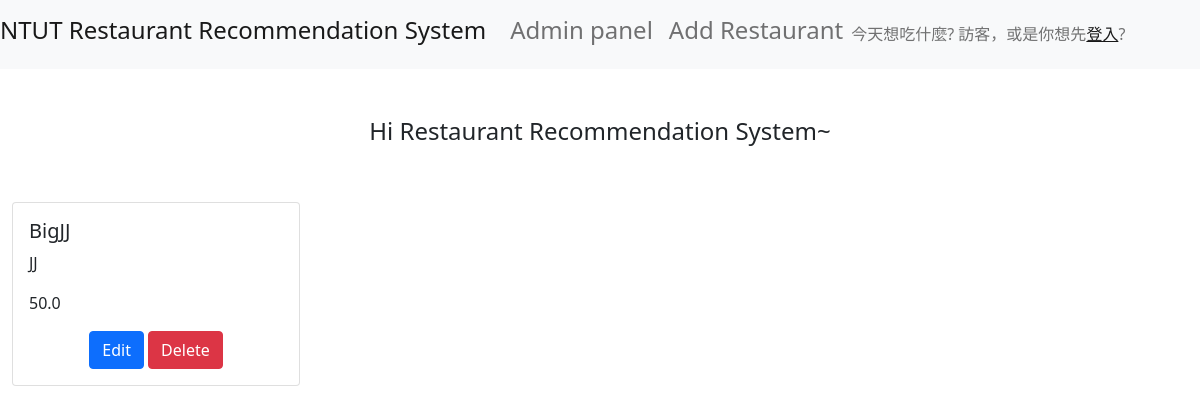
The app's page /, older data.
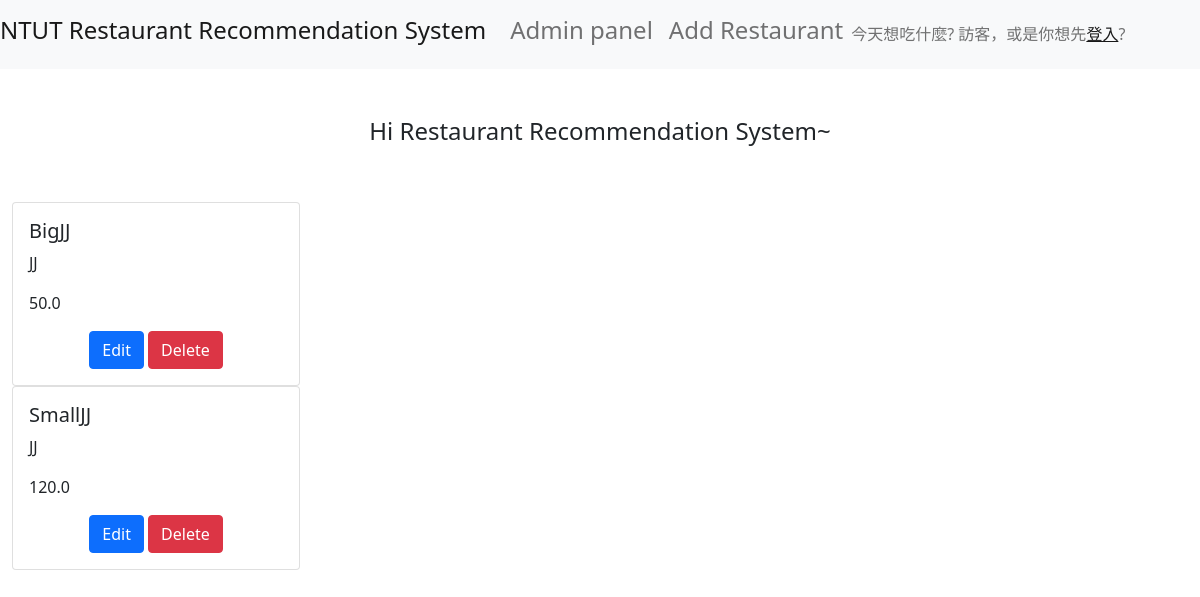
The same page, newer data.
### Restaurant/models.py (models this page shows, shortened)
class Restaurant(models.Model):
    STYLE_CHOICES = ()
    Name = models.CharField(max_length=50,
                            verbose_name='餐廳名字')
    Style = models.CharField(max_length=50,
                            verbose_name='餐廳類型')
    Price = models.DecimalField(max_digits=7,
                                decimal_places=1,
                                blank=True,
                                null=True,
                                verbose_name='價位')
    Img = models.ImageField(upload_to='Restaurant_Image/',
                            blank=True,
                            verbose_name='餐廳圖片')
    Distance = models.DecimalField(max_digits=7,
                                decimal_places=1,
                                blank=True,
                                null=True,
                                verbose_name='與學校距離')
    Address = models.CharField(max_length=50,
                            verbose_name='餐廳地址')
    Rating = models.DecimalField(max_digits=7,
                                decimal_places=1,
                                blank=True,
                                null=True,
                                verbose_name='評價')

### Restaurant/views.py (the view)
# urls.py: path('', views.index, name='index'),
def index(request):
    RestaurantList = Restaurant.objects.all()
    list_of_render['RestaurantList'] = RestaurantList
    return render(request, 'Restaurant/listRestaurant.html', list_of_render)

### Restaurant/templates/Restaurant/listRestaurant.html (shortened to what this page needs)
<!doctype html>
<html lang="en">
  <head>
    {% load static %}
    <link href="https://cdn.jsdelivr.net/npm/bootstrap@5.1.3/dist/css/bootstrap.min.css" rel="stylesheet">
  </head>
  <body>
    <nav class = "navbar navbar-expand-lg navbar-light bg-light" style="background-color: #e3f2fd;">
      <div class="collapse navbar-collapse" id="navbarTogglerDemo01">
        <a class="navbar-brand" href="{% url 'index' %}"><h4>NTUT Restaurant Recommendation System</h4></a>
        <ul class="navbar-nav mr-auto mt-2 mt-lg-0">
          <li class="nav-item">
            <a class="nav-link" href="{% url 'admin:index' %}"><h4>Admin panel</h4></a>
          </li>
          <li class="nav-item">
            <a class="nav-link" href="{% url 'add-restaurant' %}"><h4>Add Restaurant</h4></a>
          </li>
        </ul>
        {% if user.is_authenticated %}
        <span class="navbar-text">
          今天想吃什麼?{{ user.username }}
        </span>
        <a href="{% url 'logout' %}">登出</a>
        {% else %}
        <span class="navbar-text">
          今天想吃什麼? 訪客，或是你想先<a href="{% url 'login' %}">登入</a>?
        </span>
        {% endif %}
      </div>
    </nav>
    <div class="container-fluid">
      {% block content %}
      <h4 class="text-center p-5">
        Hi Restaurant Recommendation System~
      </h4>
      <div class="card-column">
        {% for R in RestaurantList %}
        <div class="card" style="width: 18rem;">
          <div class="card-body">
            <h5 class="card-title">{{R.Name}}</h5>
            <p class="card-text">{{R.Style}}</p>
            <p class="card-text">{{R.Price}}</p>
            <center>
              <a href="edit/{{ R.id }}" class="btn btn-primary" id="{{ R.id }}">Edit</a>
              <a href="delete/{{ R.id }}" class="btn btn-danger" id="{{ R.id }}">Delete</a>
            </center>
          </div>
        </div>
        {% endfor %}
      </div>
      {% endblock %}
    </div>
  </body>
</html>

Row changes from the older to the newer data that the page shows:
added Restaurant: Name "SmallJJ", Style "JJ", Price "120.0"
